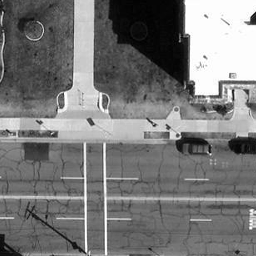
#> input picture datasets/cowc/images/train/10_11938.png, 256 x 256 px, found by its file name; its folder holds only this picture in this run
$ python explore_yolo_dataset.py
#> lines starting #> are read from the running program, lines starting #| are printed output that depends on the picture; after the words box and inside, x2 and y2 are one past the last pixel; in counts of white or black regions, pixels touching at a corner belong together
"""
Interactive viewer for inspecting YOLO training data. Loads images and their
corresponding label files, overlays standard or oriented bounding boxes, and
provides a live zoom window that follows the mouse cursor. Supports fast
keyboard-based navigation for reviewing annotation quality across a dataset.
"""
import cv2
import os
import numpy as np
import tkinter as tk
from tkinter import filedialog
from pathlib import Path

# --- CONFIGURATION ---
ZOOM_LEVEL = 8
CROP_SIZE = 80
WINDOW_NAME = "COWC Inspector"
DISPLAY_HEIGHT = 800  # Adjust this to fit your screen
# ---------------------

# Global state
mouse_raw = [0, 0]
scale_factor = 1.0

def mouse_callback(event, x, y, flags, param):
    global mouse_raw, scale_factor
    if event == cv2.EVENT_MOUSEMOVE:
        # Map window coordinates back to original image coordinates
        mouse_raw[0] = int(x / scale_factor)
        mouse_raw[1] = int(y / scale_factor)

def get_dataset_root():
    root = tk.Tk(); root.withdraw()
    folder = filedialog.askdirectory(title="Select YOLO Root")
#> the answer given: ../datasets/cowc/images/train
    root.destroy()
    return folder

def draw_labels(img, label_path, alpha=0.7):
    """
    Draws semi-transparent bounding boxes.
    alpha: 0.0 to 1.0 (transparency level)
    """
    h, w, _ = img.shape
    if not os.path.exists(label_path):
        return img

    # Create a transparent overlay layer
    overlay = img.copy()

    with open(label_path, 'r') as f:
        for line in f.readlines():
            parts = line.split()
            if len(parts) < 5: continue

            # Color and Thickness
            color = (0, 255, 255) # Yellow for OBB

            if len(parts) >= 9: # YOLO OBB
                coords = list(map(float, parts[1:9]))
                pts = np.array([[int(coords[i]*w), int(coords[i+1]*h)] for i in range(0,8,2)], np.int32)
                # Fill the polygon on the overlay
                # cv2.fillPoly(overlay, [pts.reshape((-1,1,2))], color)
                # Optional: draw a solid border on the overlay too
                cv2.polylines(overlay, [pts.reshape((-1,1,2))], True, color, 1)

            else: # Standard YOLO
                _, x, y, bw, bh = map(float, parts[:5])
                p1 = (int((x-bw/2)*w), int((y-bh/2)*h))
                p2 = (int((x+bw/2)*w), int((y+bh/2)*h))
                cv2.rectangle(overlay, p1, p2, (0, 255, 0), -1) # -1 fills the rectangle

    # Blend the overlay with the original image
    # img2 = (original * (1 - alpha)) + (overlay * alpha)
    combined = cv2.addWeighted(overlay, alpha, img, 1 - alpha, 0)
    return combined

def main():
    global scale_factor
    root_path = get_dataset_root()
    if not root_path: return

    img_dir, lbl_dir = Path(root_path)/"images/train", Path(root_path)/"labels/train"
    img_files = sorted([f for f in os.listdir(img_dir) if f.lower().endswith(('.jpg', '.jpeg', '.png'))])

    if not img_files: return

    idx = 0
    cv2.namedWindow(WINDOW_NAME)
    cv2.setMouseCallback(WINDOW_NAME, mouse_callback)

    while True:
        img_path = os.path.join(img_dir, img_files[idx])
        lbl_path = os.path.join(lbl_dir, img_files[idx].rsplit('.', 1)[0] + ".txt")

        raw_img = cv2.imread(img_path)
#> raw_img is the input picture: shape (256, 256, 3); min 0, max 255, mean 120.8
        if raw_img is None:
            idx = (idx + 1) % len(img_files); continue

        labeled_img = draw_labels(raw_img.copy(), lbl_path)
        h, w, _ = labeled_img.shape
#> h = 256; w = 256

        # Pre-calculate stitching geometry to save CPU
        # Combined width is original width + space for the square zoom (height x height)
        combined_w = w + h
#> combined_w = 512
        scale_factor = DISPLAY_HEIGHT / h
#> scale_factor = 3.12

        while True:
            # 1. Get Mouse in original image space
            mx, my = mouse_raw

            # 2. Create Zoom Pane
            zx, zy = np.clip(mx, 0, w), np.clip(my, 0, h)
#> zx = 0; zy = 0
            x1, y1 = max(0, zx - CROP_SIZE//2), max(0, zy - CROP_SIZE//2)
#> x1 = 0; y1 = 0
            x2, y2 = min(w, zx + CROP_SIZE//2), min(h, zy + CROP_SIZE//2)
#> x2 = 40; y2 = 40

            roi = labeled_img[y1:y2, x1:x2]
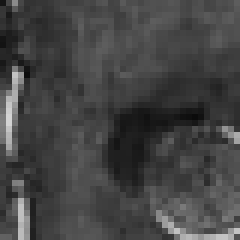
#> roi: shape (40, 40, 3) (shown 6 times larger); min 11, max 211, mean 68.2
            zoom_pane = cv2.resize(roi, (h, h), interpolation=cv2.INTER_NEAREST)
            cv2.putText(zoom_pane, "ZOOM", (20, 40), cv2.FONT_HERSHEY_SIMPLEX, 1, (0, 255, 255), 2)
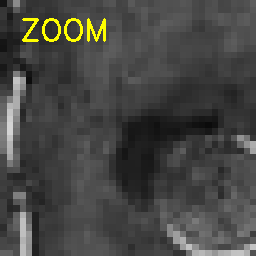
#> zoom_pane: shape (256, 256, 3); mean B, G, R 67.3, 70.3, 70.3

            # 3. Create Main Pane
            main_pane = labeled_img.copy()
            cv2.drawMarker(main_pane, (mx, my), (0, 0, 255), cv2.MARKER_CROSS, 30, 2)
#> main_pane: shape (256, 256, 3); 0.09% of pixels changed, all inside (x1, y1, x2, y2) = (0, 0, 17, 17)

            # 4. Concatenate and Resize for Display
            # We do this in one go to reduce lag
            combined = np.hstack((main_pane, zoom_pane))
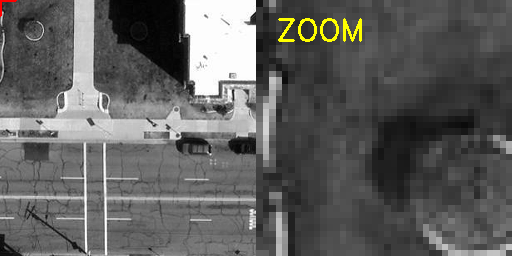
#> combined: shape (256, 512, 3); mean B, G, R 94.1, 95.5, 95.6
            final_w = int(combined_w * scale_factor)
#> final_w = 1600
            display_frame = cv2.resize(combined, (final_w, DISPLAY_HEIGHT))

            cv2.imshow(WINDOW_NAME, display_frame)

            key = cv2.waitKey(15) # Shorter wait for snappier feel
#> (key q is pressed here)
            if key != -1:
                k = key & 0xFF
                if k == ord('q') or k == 27: return
                if k == ord('d') or key in [2555904, 83, 3]:
                    idx = (idx + 1) % len(img_files); break
                if k == ord('a') or key in [2424832, 81, 2]:
                    idx = (idx - 1) % len(img_files); break

    cv2.destroyAllWindows()

if __name__ == "__main__":
    main()

$ run again, on datasets/cowc/images/train/10_12576.png
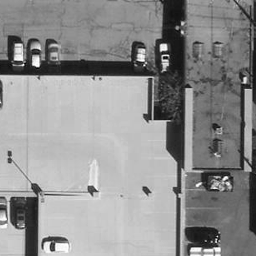
#> input picture datasets/cowc/images/train/10_12576.png, 256 x 256 px, found by its file name
#> in main, raw_img is the input picture: shape (256, 256, 3); min 0, max 255, mean 143
#> in main, `cv2.putText(zoom_pane, "ZOOM", (20, 40), cv2.FONT_HERSHEY_SIMPLEX, 1, ..`:
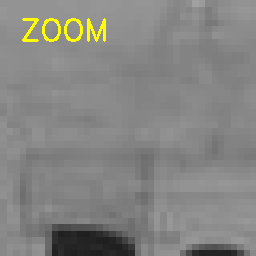
#> zoom_pane: shape (256, 256, 3); mean B, G, R 130.2, 133.1, 133.1
#> main_pane: shape (256, 256, 3); 0.09% of pixels changed, all inside (x1, y1, x2, y2) = (0, 0, 17, 17)
#> in main, `combined = np.hstack((main_pane, zoom_pane))`:
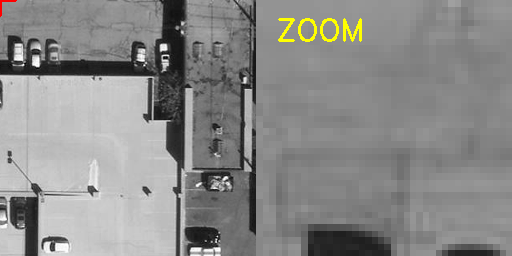
#> combined: shape (256, 512, 3); mean B, G, R 136.5, 138, 138.1

$ run again, on datasets/cowc/images/train/10_12623.png
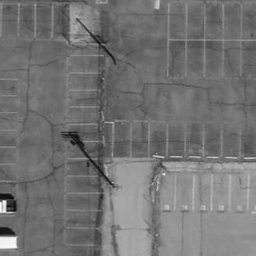
#> input picture datasets/cowc/images/train/10_12623.png, 256 x 256 px, found by its file name
#> in main, raw_img is the input picture: shape (256, 256, 3); min 0, max 255, mean 115
#> in main, `cv2.putText(zoom_pane, "ZOOM", (20, 40), cv2.FONT_HERSHEY_SIMPLEX, 1, ..`:
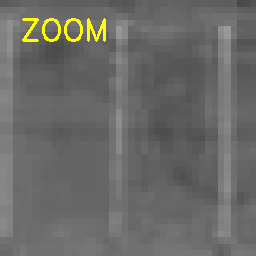
#> zoom_pane: shape (256, 256, 3); mean B, G, R 103.3, 106.2, 106.2
#> main_pane: shape (256, 256, 3); 0.09% of pixels changed, all inside (x1, y1, x2, y2) = (0, 0, 17, 17)
#> in main, `combined = np.hstack((main_pane, zoom_pane))`:
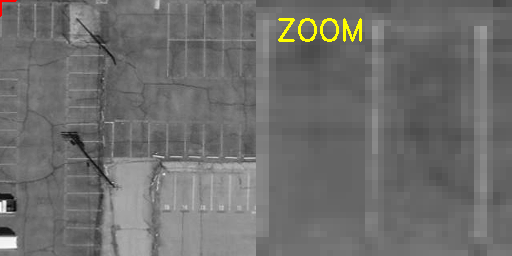
#> combined: shape (256, 512, 3); mean B, G, R 109.1, 110.6, 110.7

$ run again, on datasets/cowc/images/train/10_12682.png
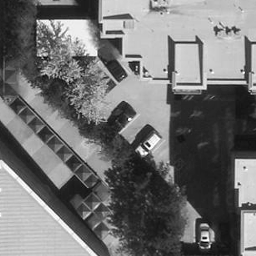
#> input picture datasets/cowc/images/train/10_12682.png, 256 x 256 px, found by its file name
#> in main, raw_img is the input picture: shape (256, 256, 3); min 0, max 255, mean 113.1
#> in main, `cv2.putText(zoom_pane, "ZOOM", (20, 40), cv2.FONT_HERSHEY_SIMPLEX, 1, ..`:
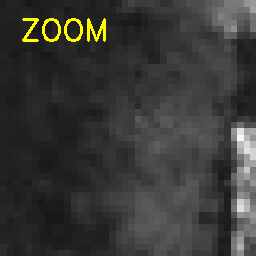
#> zoom_pane: shape (256, 256, 3); mean B, G, R 54, 56.9, 56.9
#> main_pane: shape (256, 256, 3); 0.09% of pixels changed, all inside (x1, y1, x2, y2) = (0, 0, 17, 17)
#> in main, `combined = np.hstack((main_pane, zoom_pane))`:
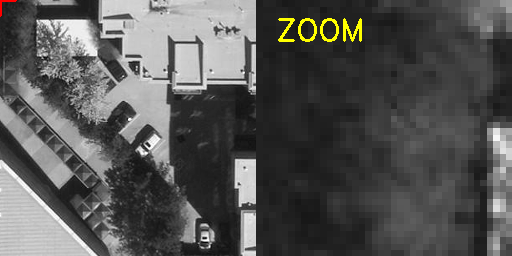
#> combined: shape (256, 512, 3); mean B, G, R 83.6, 85, 85.1

$ run again, on datasets/cowc/images/train/10_12056.png
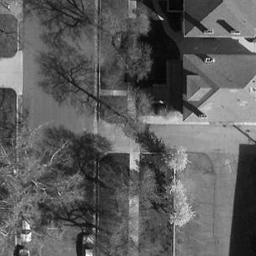
#> input picture datasets/cowc/images/train/10_12056.png, 256 x 256 px, found by its file name
#> in main, raw_img is the input picture: shape (256, 256, 3); min 0, max 255, mean 93
#> in main, `cv2.putText(zoom_pane, "ZOOM", (20, 40), cv2.FONT_HERSHEY_SIMPLEX, 1, ..`:
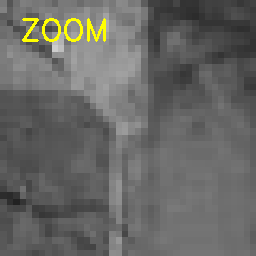
#> zoom_pane: shape (256, 256, 3); mean B, G, R 100.8, 103.7, 103.7
#> main_pane: shape (256, 256, 3); 0.09% of pixels changed, all inside (x1, y1, x2, y2) = (0, 0, 17, 17)
#> in main, `combined = np.hstack((main_pane, zoom_pane))`:
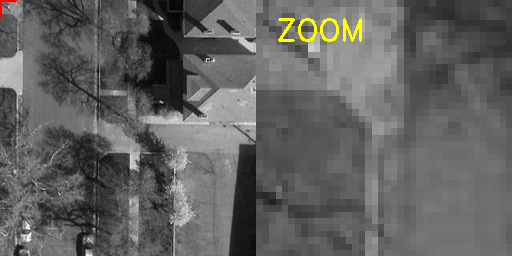
#> combined: shape (256, 512, 3); mean B, G, R 96.9, 98.3, 98.4
